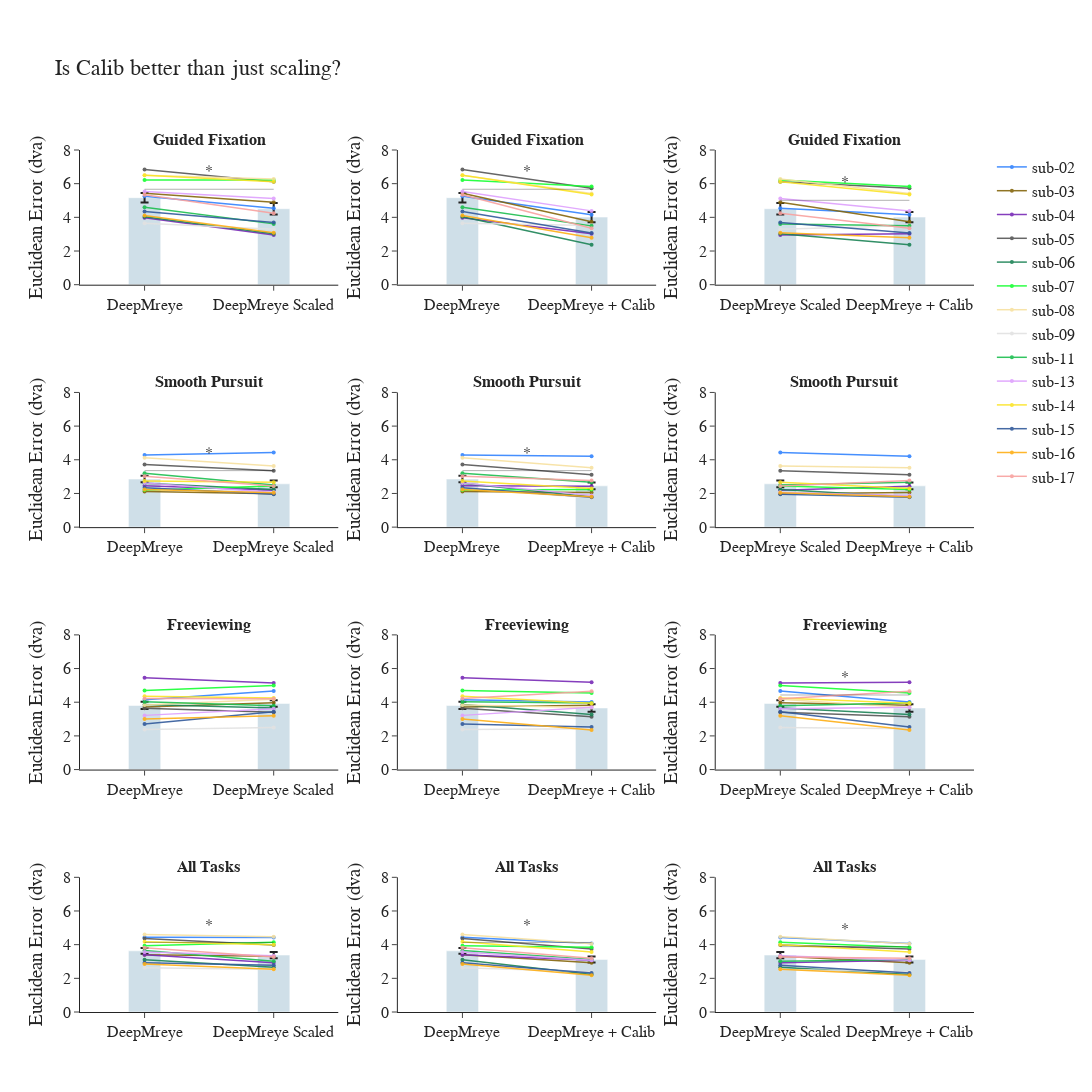

The code cell stored with this chart in its notebook:
### Code cell
import plotly.graph_objects as go
from plotly.subplots import make_subplots
import numpy as np

# Define color and name mappings
model_name_map = {
    "pretrained": "DeepMreye",
    "scaled": "DeepMreye Scaled",
    "pt_calib": "DeepMreye + Calib"
}

bar_color = 'rgba(66, 129, 164, 0.25)' 

colormap_subject_dict = {
    'sub-01': '#AA0DFE', 'sub-02': '#3283FE', 'sub-03': '#85660D', 'sub-04': '#782AB6',
    'sub-05': '#565656', 'sub-06': '#1C8356', 'sub-07': '#16FF32', 'sub-08': '#F7E1A0',
    'sub-09': '#E2E2E2', 'sub-11': '#1CBE4F', 'sub-13': '#DEA0FD', 'sub-14': '#FBE426', 
    'sub-15': '#325A9B', 'sub-16': '#FEAF16', 'sub-17': '#F8A19F'
}

task_labels = ["<b>Guided Fixation<b>", "<b>Smooth Pursuit<b>", "<b>Freeviewing<b>"]
task_names = ["fixation", "pursuit", "freeview", "all"]


comparisons = [
    ("pretrained", "scaled"),
    ("pretrained", "pt_calib"),
    ("scaled", "pt_calib")
]

fig = make_subplots(
    rows=4, cols=3,
    subplot_titles=[f"{label}" for label in task_labels for _ in range(3)] + ["<b>All Tasks<b>"] * 3
)


# Keep track of subjects already shown in legend
shown_subjects = set()

for i, task in enumerate(task_names):
    for j, (model_a, model_b) in enumerate(comparisons):
        row = i + 1
        col = j + 1

        df_plot = df_ee[
            (df_ee["task"] == task) &
            (df_ee["model"].isin([model_a, model_b]))
        ]

        df_pivot = df_plot.pivot(index="subject", columns="model", values="mean")[[model_a, model_b]].dropna()

        means = df_pivot.mean()
        stderrs = df_pivot.sem()
        x_vals = [0, 1]

        fig.add_trace(go.Bar(
            x=x_vals,
            y=means.values,
            error_y=dict(type="data", array=stderrs.values),
            marker_color=bar_color,
            width=0.25,
            showlegend=False
        ), row=row, col=col)

        # Add connecting lines per subject
        for subject, row_data in df_pivot.iterrows():
            color = colormap_subject_dict.get(subject, 'gray')
            show_legend = subject not in shown_subjects
            shown_subjects.add(subject)

            fig.add_trace(go.Scatter(
                x=x_vals,
                y=row_data.values,
                mode='lines+markers',
                line=dict(color=color, width=1.5),
                marker=dict(size=4),
                name=subject,
                opacity=0.9,
                showlegend=show_legend
            ), row=row, col=col)

        # Add significance marker if p < 0.05
        sig_row = sig_df[
            (sig_df.task == task) &
            (sig_df.model_a == model_a) &
            (sig_df.model_b == model_b)
        ]

        if not sig_row.empty and sig_row.iloc[0].p_value < 0.05:
            y_vals = means.values
            max_y = max(y_vals)
            line_y = max_y + 0.5

            fig.add_shape(
                type="line",
                x0=0,
                x1=1,
                y0=line_y,
                y1=line_y,
                line=dict(color="black", width=1),
                row=row, col=col
            )
            fig.add_trace(go.Scatter(
                x=[0.5],
                y=[line_y + 1],
                text=["*"],
                mode="text",
                showlegend=False
            ), row=row, col=col)

# Layout
fig.update_layout(
    height=1800,
    width=1300,
    title_text="Is Calib better than just scaling?",
    template="simple_white",
    showlegend=True,
    font=dict(size=16, family="Arial"),
    margin=dict(t=150)
)

# Axis formatting
for i in range(1, 5):
    for j in range(1, 4):  # 3 columns
        if j == 1:
            model_b_label = model_name_map["scaled"]
        elif j == 2:
            model_b_label = model_name_map["pt_calib"]
        else:
            model_b_label = model_name_map["pt_calib"]  # comparing scaled vs pt_calib
        model_a_label = model_name_map["pretrained"] if j in [1, 2] else model_name_map["scaled"]

        fig.update_yaxes(range=[0, 8], title_text="Euclidean Error (dva)", row=i, col=j)
        fig.update_xaxes(
            tickvals=[0, 1],
            ticktext=[model_a_label, model_b_label],
            row=i, col=j
        )


fig.show()
